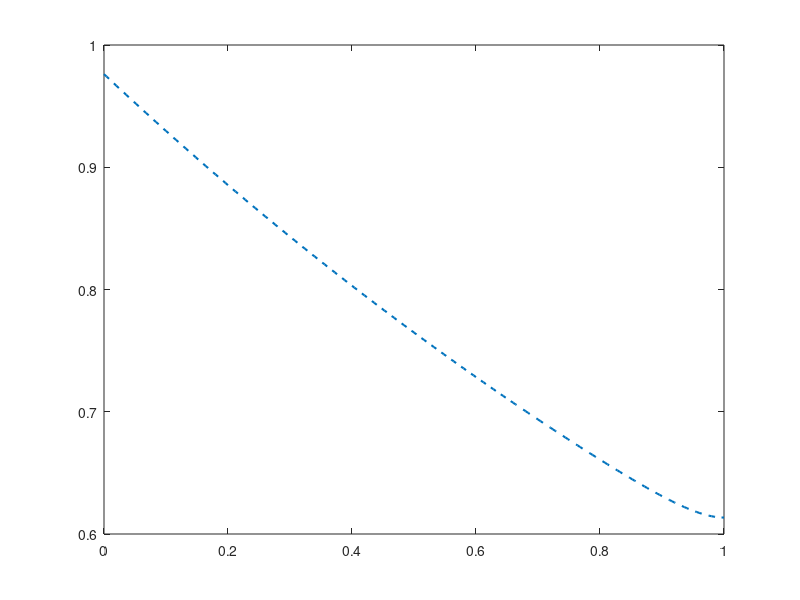

Write the MATLAB code that produced this figure. (Note: this script raises an error after producing the figure.)
clearvars; %close all;

N=5; %N_hat is the number of sinks per unit length
rho=1/N; %Sink density per unit length
h=0.02/N; %h is the distance between each step of the iterative method
M=(1)/h + 1; %N is how many nodes required to make this many steps in the x-direction
x=linspace(0,1,M);
Pe=20; Da=10; phi=sqrt(Pe^2/4 + Da);
varsigma = 0.01; %Used to generate a Gaussian profile about each sink location, where varsigma is the width
psi=(2*Pe*phi + Pe^2 + 2*Da)*exp(phi) + (2*Pe*phi - Pe^2 - 2*Da)*exp(-phi);

%% Functions
CH = @(x) (Pe/psi).*exp((Pe/2).*x).*( (2*phi - Pe).*exp(phi.*(x - 1)) + (2*phi + Pe).*exp(phi.*(1 - x)) );

%% Useful integrals
Int_GCH = -(Pe/(4*phi^2*psi))*exp((Pe/2)*x).*((Pe+2*phi)*(1+2*phi*x).*exp(phi*(1-x)) - 2*Pe*exp(phi*(x-1)));
Int_GGCH = (Pe/(8*phi^4*psi))*exp(Pe*x/2).*((- 5*Pe/2 - phi*(1 + Pe + 2*phi)).*exp(phi*(x-1)) + (2*phi+Pe)*(1+phi*x).^2.*exp(phi*(1-x)));
Int_GCHGCH = (Pe^2/(16*phi^3*psi^2))*exp(Pe*x).*((2*phi+Pe)^2*(4*phi*x+1).*exp(2*phi*(1-x)) + 4*(4*phi^2-Pe^2)*(2-exp(-2*phi*x)) + 4*(Pe^2 - 2*phi*Pe-4*phi^2).*exp(2*phi*(x-1)) );

%% Plotting
figure();
box on
hold on
p3=plot(x,CH(x),'--','LineWidth',1.5);

%% 1D
load('Data/Uniform_1D_Exp_N5_Pe20_Da10.mat')
% Calculate errors
error1D_CH = C_mean - CH(x);
error1D_CHC2 = C_mean - CH(x)-(Da^2).*Exp_C2;
error1D_CHC2_simplified = C_mean - CH(x)-(Da^2).*Exp_C2_simplified;

% Plotting
p1=plot(x,C_mean,'-o','LineWidth',1.5,'MarkerSize',7,'MarkerIndices',[round(M/30),round(7*M/30),round(13*M/30),round(19*M/30),round(25*M/30)]);
% p4=plot(x,CH(x)+(Da^2).*Exp_C2,'-.o','LineWidth',1.5,'MarkerSize',7,'MarkerIndices',[round((3*M-15)/30),round((9*M-15)/30),round((15*M-15)/30),round((21*M-15)/30),round((27*M-15)/30)]);
p4=plot(x,CH(x)+(Da^2).*Exp_C2_simplified,':o','LineWidth',1.5,'MarkerSize',7,'MarkerIndices',[round((3*M-15)/30),round((9*M-15)/30),round((15*M-15)/30),round((21*M-15)/30),round((27*M-15)/30)]);

%% 2D
load('Data/Realisations_Uniform_2D_N5_Pe20_Da10_L3.mat')
load('Data/Uniform_2D_Exp_N5_Pe_20_Da_10_L3.mat')
% Reduced moments
y_reduction=0.5; % This will find the moments between -(L_s-y_reduction) and L_s-y_reduction 
reduce=2*round(y_reduction*(M-1)); % this calculates how many y-rows need to be removed from matricies
C_mean_Ls_x_reduced = mean(C_mean_Ls(:,1+reduce:2*L_s/h+1-reduce),2); % This removes the rows from the matrix
% Calculate errors
error2D_CH = C_mean_Ls_x_reduced' - CH(x);
error2D_CHC2 = C_mean_Ls_x_reduced' - CH(x)-(Da^2).*Exp_C2;
% Plotting
p2=plot(x,C_mean_Ls_x_reduced,'-s','LineWidth',1.5,'MarkerSize',7,'MarkerIndices',[round(M/30),round(7*M/30),round(13*M/30),round(19*M/30),round(25*M/30)]);
p5=plot(x,CH(x)+(Da^2).*Exp_C2,':s','LineWidth',1.5,'MarkerSize',7,'MarkerIndices',[round((3*M-15)/30),round((9*M-15)/30),round((15*M-15)/30),round((21*M-15)/30),round((27*M-15)/30)]);

%% 3D
load('Data/Uniform_3D_Exp_N5_Pe_20_Da_10.mat')
% Plotting
p6=plot(x,CH(x)+(Da^2).*Exp_C2,':d','LineWidth',1.5,'MarkerSize',7,'MarkerIndices',[round((3*M-15)/30),round((9*M-15)/30),round((15*M-15)/30),round((21*M-15)/30),round((27*M-15)/30)]);

%% Axis and legend
xlabel('$x_1$','FontSize',22,'Interpreter','latex');
leg=legend([p1,p2,p3,p4,p5,p6],'$E [C(x_1;\omega)]$','$\langle E [C(x_1,x_2;\omega)] \rangle_{x_2}$','$C_H(x_1)$','$C_H(x_1)$ + Da$^2 E[\widehat{C}_2(x_1;\omega)]$','$C_H(x_1)$ + Da$^2 E[\widehat{C}_2(x_1,0;\omega)]$','$C_H(x_1)$ + Da$^2 E[\widehat{C}_2(x_1,0,0;\omega)]$');
set(leg,'FontSize',12,'Interpreter','latex','Location','SouthWest');

%% Plotting - errors
figure()
box on
xlabel('$x_1$','FontSize',22,'Interpreter','latex');

hold on
set(gca,'ColorOrderIndex',1)
plot(x,error1D_CH,'--o','linewidth', 1.5,'MarkerSize',7,'MarkerIndices',[round((3*M-15)/30),round((9*M-15)/30),round((15*M-15)/30),round((21*M-15)/30),round((27*M-15)/30)])
set(gca,'ColorOrderIndex',1)
plot(x,error2D_CH,'--s','linewidth', 1.5,'MarkerSize',7,'MarkerIndices',[round((3*M-15)/30),round((9*M-15)/30),round((15*M-15)/30),round((21*M-15)/30),round((27*M-15)/30)])
set(gca,'ColorOrderIndex',3)
% plot(x,error1D_CHC2,'-.o','linewidth', 1.5,'MarkerSize',7,'MarkerIndices',[round((3*M-15)/30),round((9*M-15)/30),round((15*M-15)/30),round((21*M-15)/30),round((27*M-15)/30)])
plot(x,error1D_CHC2_simplified,':o','linewidth', 1.5,'MarkerSize',7,'MarkerIndices',[round((3*M-15)/30),round((9*M-15)/30),round((15*M-15)/30),round((21*M-15)/30),round((27*M-15)/30)])
set(gca,'ColorOrderIndex',5)
plot(x,error2D_CHC2,':s','linewidth', 1.5,'MarkerSize',7,'MarkerIndices',[round((3*M-15)/30),round((9*M-15)/30),round((15*M-15)/30),round((21*M-15)/30),round((27*M-15)/30)])
leg=legend('$E [C(x_1;\omega)] - C_H(x_1)$','$\langle E [C(x_1,x_2;\omega)] \rangle_{x_2} - C_H(x_1)$','$E [C(x_1;\omega)] - C_H(x_1) -$ Da$^2 E[\widehat{C}_2(x_1;\omega)]$','$\langle E [C(x_1,x_2;\omega)] \rangle_{x_2} - C_H(x_1) -$ Da$^2 E[\widehat{C}_2(x_1,0;\omega)]$');
set(leg,'FontSize',12,'Interpreter','latex','Location','NorthWest');